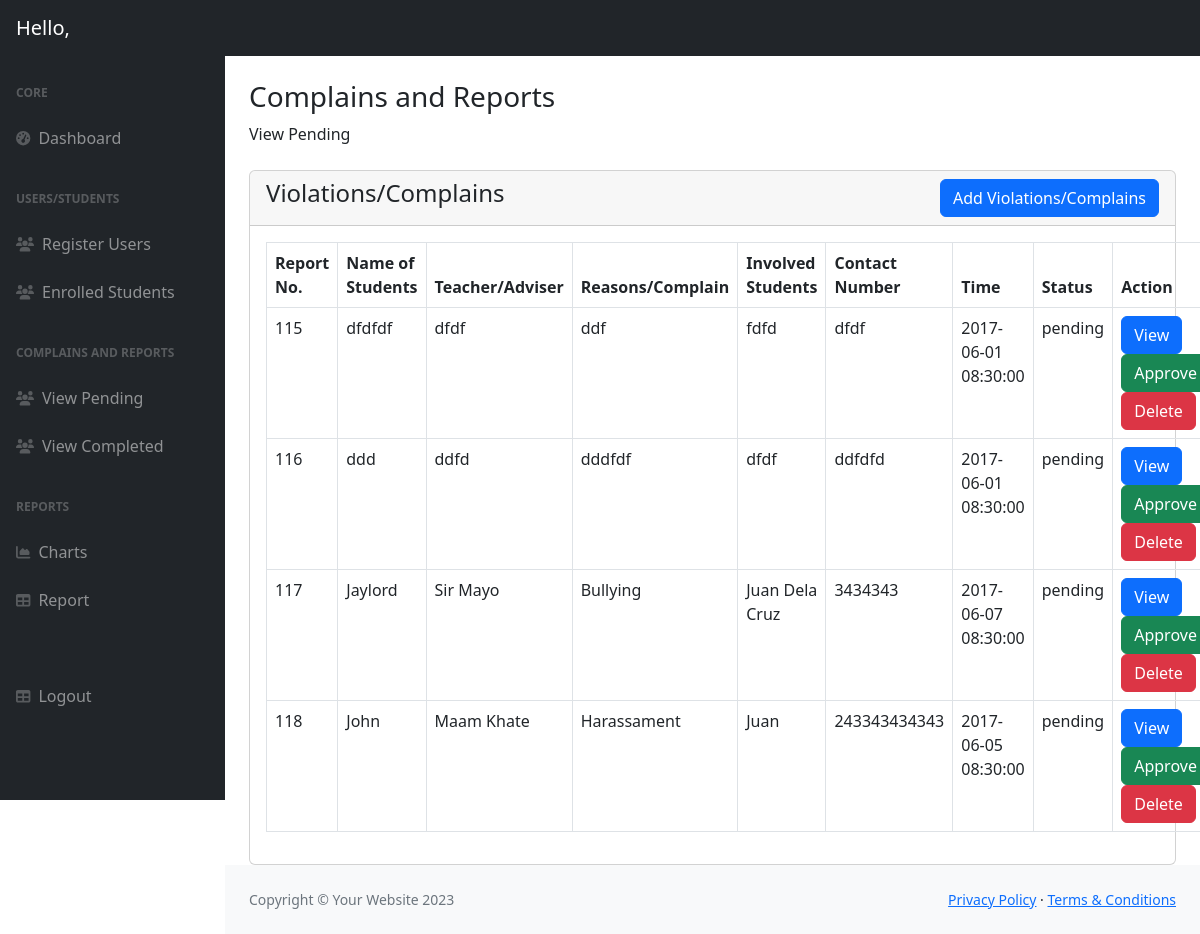
Screenshot of /admin/view_pending_report.php with the database file from the repository.
### tables this page shows
CREATE TABLE `student_report` (
  `report_no` int(11) NOT NULL,
  `report_id` varchar(100) NOT NULL,
  `user_id` varchar(20) NOT NULL,
  `n_student` varchar(50) NOT NULL,
  `teacher` varchar(50) NOT NULL,
  `reasons` varchar(500) NOT NULL,
  `involved_students` varchar(500) NOT NULL,
  `contact_no` text NOT NULL,
  `date_time` datetime DEFAULT NULL,
  `status` varchar(255) NOT NULL
);

### admin/view_pending_report.php (the view, shortened to what this page needs)
<?php
include('includes/header.php');
include('includes/sidebar.php');
?>
<div class="container-fluid px-4">
    <h3 class="mt-4">Complains and Reports</h3>
        <ol class="breadcrumb mb-4">
            <li class="breadcrumb-item">View Pending</li>
        </ol>
        <div class="row">
              <div class="col-md-12">
                <div class="card">
                  <div class="card-header">
                      <h4>Violations/Complains
                        <a href="add_complain.php" class="btn btn-primary float-end">Add Violations/Complains</a>
                      </h4>
                  </div>
                  <div class="card-body">
                    <table class="table table-bordered">
                      <thead>
                        <tr>
                          <th>Report No.</th>
                          <th>Name of Students</th>
                          <th>Teacher/Adviser</th>
                          <th>Reasons/Complain</th>
                          <th>Involved Students</th>
                          <th>Contact Number</th>
                          <th>Time</th>
                          <th>Status</th>
                          <th>Action</th>
                        </tr>
                      </thead>
                      <tbody>
                        <?php
                            include('../connection/connection.php');
                          $query = "SELECT * FROM student_report WHERE status = 'pending' ORDER BY report_no ASC";
                          $query_run = mysqli_query($conn, $query);
                          if (mysqli_num_rows($query_run) > 0)
                          {
                            foreach($query_run as $row)
                            {
                                ?>
                                  <tr>
                                    <td> <?= $row['report_no']; ?> </td>
                                    <td> <?= $row['n_student']; ?> </td>
                                    <td> <?= $row['teacher']; ?> </td>
                                    <td> <?= $row['reasons']; ?> </td>
                                    <td> <?= $row['involved_students']; ?> </td>
                                    <td> <?= $row['contact_no']; ?> </td>
                                    <td> <?= $row['date_time']; ?> </td>
                                    <td> <?= $row['status']; ?> </td>
                                    <td>
                                        <form action="UpdateProcess_user.php" method="POST">
                                          <a href="adminView_complain.php?id=<?= $row['report_no']; ?>" class="btn btn-primary">View</a>
                                          <input type="submit" name="approve_report" class="btn btn-success" value="Approve">
                                          <input type="submit" name="delete_report" class="btn btn-danger" value="Delete">
                                        </form>
                                    </td>
                                  </tr>
                                <?php
                            }
                          }
                          else
                          {
                           ?>
                              <tr>
                                <td colspan="10">No Record Found</td>
                              </tr>
                           <?php
                          }
                        ?>
                      </tbody>
                    </table>
                  </div>
                </div>
              </div>
        </div>
</div>
<?php
include('includes/footer.php');
include('includes/scripts.php');
?>

### rows the page displays
student_report: report_no "115", n_student "dfdfdf", teacher "dfdf", reasons "ddf", involved_students "fdfd", contact_no "dfdf", date_time "2017-06-01 08:30:00", status "pending"
student_report: report_no "116", n_student "ddd", teacher "ddfd", reasons "dddfdf", involved_students "dfdf", contact_no "ddfdfd", date_time "2017-06-01 08:30:00", status "pending"
student_report: report_no "117", n_student "Jaylord", teacher "Sir Mayo", reasons "Bullying", involved_students "Juan Dela Cruz", contact_no "3434343", date_time "2017-06-07 08:30:00", status "pending"
student_report: report_no "118", n_student "John", teacher "Maam Khate", reasons "Harassament", involved_students "Juan", contact_no "243343434343", date_time "2017-06-05 08:30:00", status "pending"
